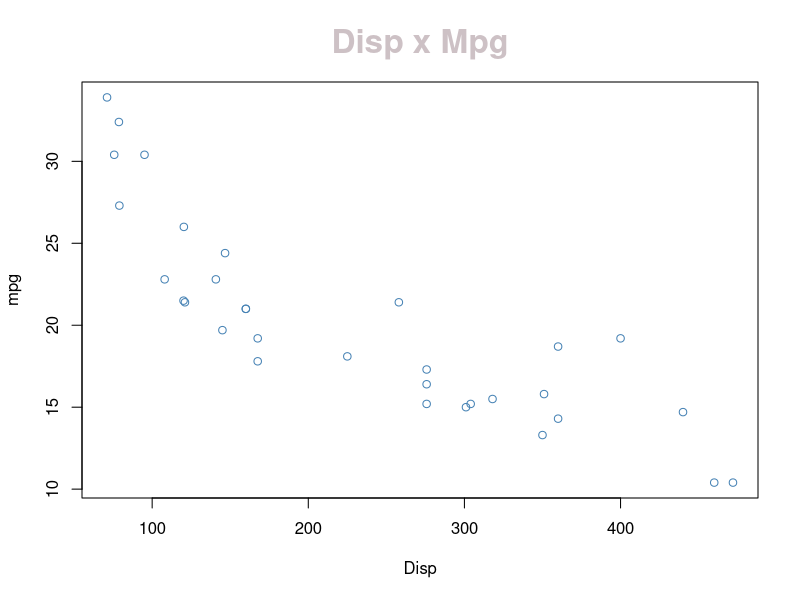
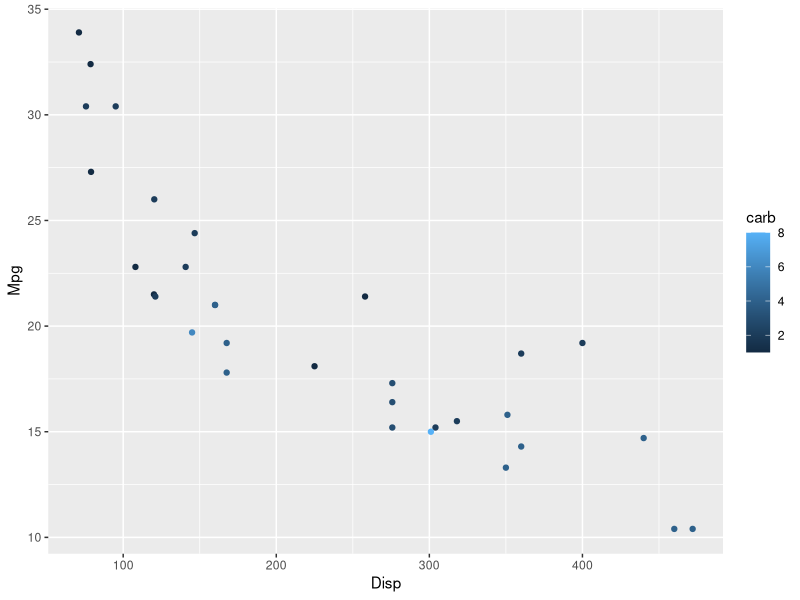

These figures' R source, in order: (Note: this script raises an error after producing the figures.)
setwd("~/Projetos/Python/git/R/DSA/BigDataAnalytics/Cap04-Graficos")
getwd()


# Exercicio 1 - Crie uma função que receba os dois vetores abaixo como parâmetro, 
# converta-os em um dataframe e imprima no console
vec1 <- (10:13)
vec2 <- c("a", "b", "c", "d")

# ----- 
# Meu
f <- function (x, y){
  df <- data.frame(num = vec1, txt = vec2)
}

a <- f(vec1, vec2)
a
# --- t1

# Solução
myfunc <- function(x, y){
  df = data.frame(cbind(x, y))
  print(df)
}

myfunc(vec1, vec2)

# Exercicio 2 - Crie uma matriz com 4 linhas e 4 colunas preenchida com 
# números inteiros e calcule a média de cada linha
m <- matrix(1:16, nrow = 4, ncol = 4, byrow = T)
# Meu
rowMeans(m)
colMeans(m)

# Solução
apply(m, 1, mean)

# Exercicio 3 - Considere o dataframe abaixo. 
# Calcule a média por disciplina e depois calcule a média de apenas uma disciplina
escola <- data.frame(Aluno = c('Alan', 'Alice', 'Alana', 'Aline', 'Alex', 'Ajay'),
                     Matematica = c(90, 80, 85, 87, 56, 79),
                     Geografia = c(100, 78, 86, 90, 98, 67),
                     Quimica = c(76, 56, 89, 90, 100, 87))

escola
# Meu
# notas <- escola[1:length(escola), c(2:4)]
notas <- escola[1:nrow(escola), c(2:4)]

# Alunos
escola[1]

# Média por aluno
rowMeans(notas)

# Média por Matérias
colMeans(notas)

# Média de Matemática
mean(notas$Matematica)


# --- Solução
apply(escola[,c(2,3,4)], 2, mean)

# Média com erro :: 
#-- apply(escola$Matematica, 2, mean)

apply(escola[, c(2), drop = F], 2, mean)

# Exercicio 4 - Cria uma lista com 3 elementos, todos numéricos 
# e calcule a soma de todos os elementos da lista

# Meu
l <- list(c(1:3), 4, c(5:9))
l
do.call(sum, l)

# Solução
lst <- list(a = 1:10, b = 1:5)
lst
do.call(sum, lst)

# Exercicio 5 - Transforme a lista anterior um vetor
# Meu
v <- unlist(l)
v

# Solução
unlist(lst)

# Exercicio 6 - Considere a string abaixo. Substitua a palavra "textos" por "frases"
str <- c("Expressoes", "regulares", "em linguagem R", 
         "permitem a busca de padroes", "e exploracao de textos",
         "podemos buscar padroes em digitos",
         "como por exemplo",
         "10992451280")

str
sub(pattern = "textos", replacement = "frases", str)


# Exercicio 7 - Usando o dataset mtcars, crie um gráfico com ggplot do tipo 
# scatter plot. Use as colunas disp e mpg nos eixos x e y respectivamente
library(ggplot2)

# Plot Normal
x <- mtcars$disp
y <- mtcars$mpg

plot(x, 
     y, 
     col = "steelblue",
     main = "Disp x Mpg",
     col.main = "lavenderblush3",
     xlab = "Disp",
     ylab =  "mpg",
     cex.main = 2)

ggplot(mtcars,
       aes(x = mtcars$disp,
           y = mtcars$mpg,
           color = carb
       )) +
  geom_point() +
  xlab ( "Disp") +
  ylab ("Mpg")

# Exercicio 8 - Considere a matriz abaixo.
# Crie um bar plot que represente os dados em barras individuais.
mat1 <- matrix(c(652,1537,598,242,36,46,38,21,218,327,106,67), nrow = 3, byrow = T)
mat1

cores = c("")
while (length(cores) < 13){
  cores <- c(cores, geraCor())
}
cores <- cores[-1]

cores
barplot(mat1, beside = T, col = cores, ylim = c(0, as.integer(max(mat1 * 1.05))))

df_mat1 <- as.data.frame(mat1)
ggplot() +
  geom_bar(data = df_mat1)

# Exercício 9 - Qual o erro do código abaixo?
data(diamonds)
ggplot(data = diamonds, aes(x = price, group = fill, fill = cut)) + 
  geom_density(adjust = 1.5)


# Meu --> retirar group = fill
ggplot(data = diamonds, aes(x = price, fill = cut)) + 
  geom_density(adjust = 1.5)


# Exercício 10 - Qual o erro do código abaixo?
ggplot(mtcars, aes(x = as.factor(cyl), fill = as.factor(cyl))) + 
  geom_barplot() +
  labs(fill = "cyl")

# Meu --> Mudado geom_barplot para geom_bar
ggplot(mtcars, aes(x = as.factor(cyl), fill = as.factor(cyl))) + 
  geom_bar() +
  labs(fill = "cyl")
